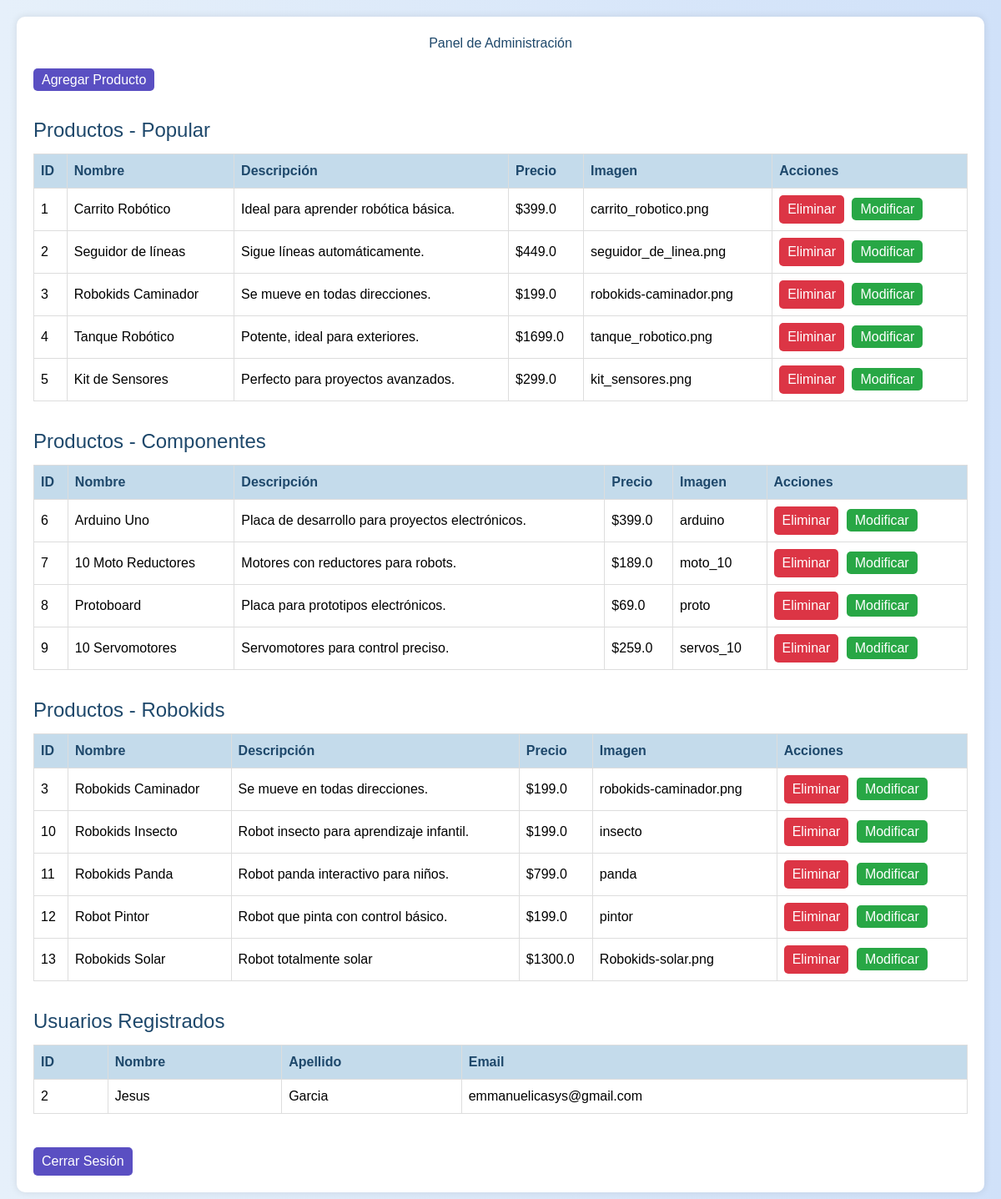
Page /admin_panel (signed in) on the earlier database version.
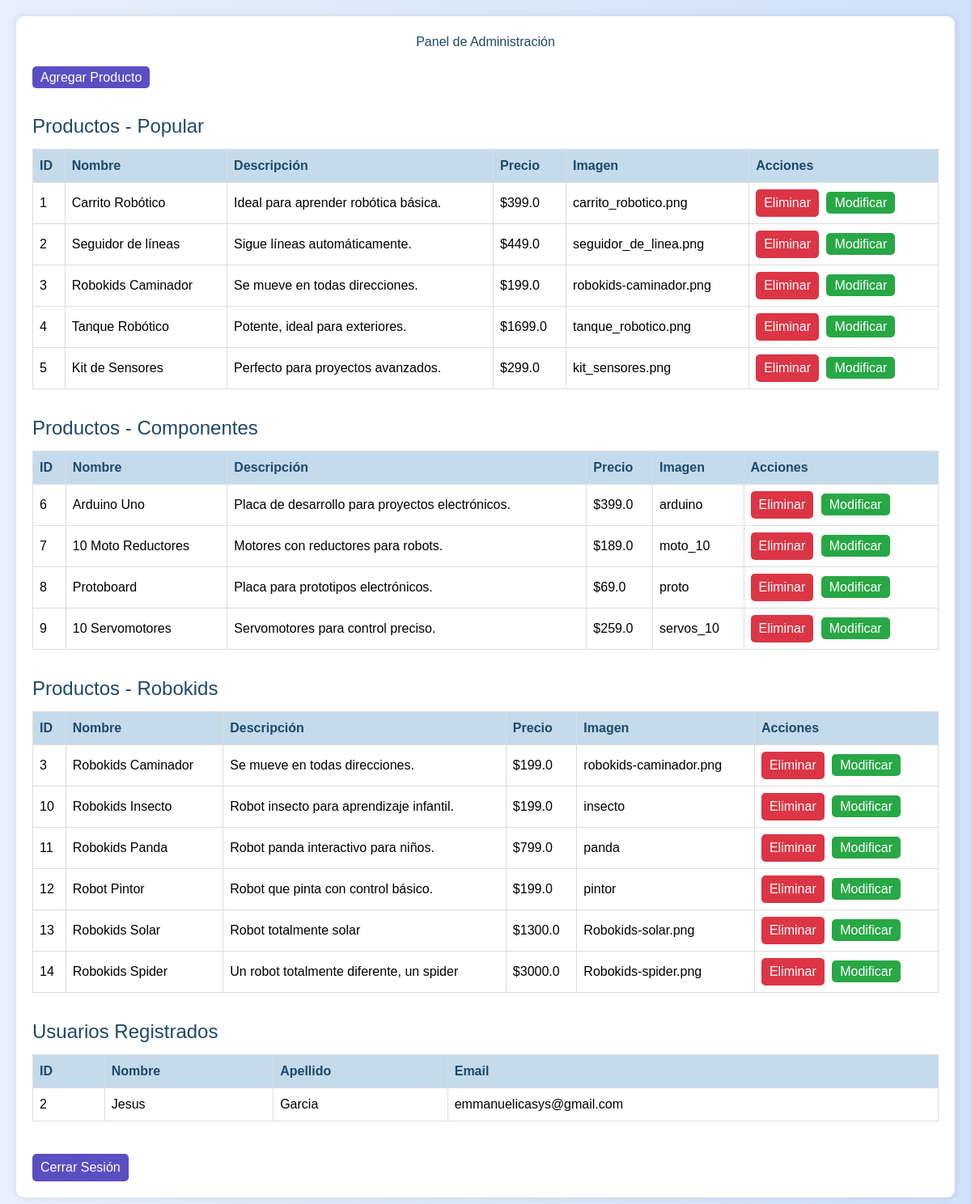
Same page on the later database version.
### tables this page shows
CREATE TABLE productos (
                id INTEGER PRIMARY KEY AUTOINCREMENT,
                nombre TEXT NOT NULL,
                descripcion TEXT,
                precio REAL NOT NULL,
                imagen TEXT,
                categoria TEXT DEFAULT 'Sin categoría'
            );

CREATE TABLE usuarios (
                id INTEGER PRIMARY KEY AUTOINCREMENT,
                nombre TEXT NOT NULL,
                apellido TEXT,
                email TEXT NOT NULL UNIQUE,
                contraseña TEXT NOT NULL,
                google_id TEXT,
                facebook_id TEXT,
                twitter_id TEXT
            );

### app.py (the view)
@app.route('/admin_panel')
def admin_panel():
    if 'is_admin' not in session or not session['is_admin']:
        return redirect(url_for('login'))
    try:
        conn = get_db_connection()
        cursor = conn.cursor()
        cursor.execute("SELECT * FROM productos WHERE categoria LIKE '%Popular%'")
        productos_popular = cursor.fetchall()
        print("Productos Popular:", [(p['nombre'], p['categoria']) for p in productos_popular])
        cursor.execute("SELECT * FROM productos WHERE categoria LIKE '%Componentes%'")
        productos_componentes = cursor.fetchall()
        print("Productos Componentes:", [(p['nombre'], p['categoria']) for p in productos_componentes])
        cursor.execute("SELECT * FROM productos WHERE categoria LIKE '%Robokids%'")
        productos_robokids = cursor.fetchall()
        print("Productos Robokids:", [(p['nombre'], p['categoria']) for p in productos_robokids])
        cursor.execute('SELECT u.id, u.nombre, u.apellido, u.email FROM usuarios u LEFT JOIN admin a ON u.id = a.usuario_id WHERE a.id IS NULL')
        usuarios = cursor.fetchall()
        print("Usuarios:", [(u['nombre'], u['email']) for u in usuarios])
        conn.close()
        return render_template('admin_panel.html',
                             productos_popular=productos_popular,
                             productos_componentes=productos_componentes,
                             productos_robokids=productos_robokids,
                             usuarios=usuarios)
    except sqlite3.Error as e:
        flash(f'Error al cargar el panel de administración: {str(e)}', 'danger')
        return render_template('admin_panel.html', productos_popular=[], productos_componentes=[], productos_robokids=[], usuarios=[])

### app.py (called while the page is built)
def get_db_connection():
    conn = sqlite3.connect('tienda.db')
    conn.row_factory = sqlite3.Row
    return conn

### templates/admin_panel.html (shortened to what the changed rows need)
<!DOCTYPE html>
<html lang="es">
<head>
    <script src="https://cdn.tailwindcss.com"></script>
    <link href="https://fonts.cdnfonts.com/css/agrandir" rel="stylesheet">
</head>
<body>
    <div class="admin-container">
        <h2>Panel de Administración</h2>
        <table>
            <tr>
                <th>ID</th>
                <th>Nombre</th>
                <th>Descripción</th>
                <th>Precio</th>
                <th>Imagen</th>
                <th>Acciones</th>
            </tr>
            {% for producto in productos_popular %}
            <tr>
                <td>{{ producto['id'] }}</td>
                <td>{{ producto['nombre'] }}</td>
                <td>{{ producto['descripcion'] }}</td>
                <td>${{ producto['precio'] }}</td>
                <td>{{ producto['imagen'] }}</td>
                <td>
                    <form action="{{ url_for('admin_eliminar_producto', producto_id=producto['id']) }}" method="POST" style="display:inline;">
                        <button type="submit" class="btn btn-eliminar">Eliminar</button>
                    </form>
                    <a href="{{ url_for('admin_modificar_producto', producto_id=producto['id']) }}" class="btn btn-modificar">Modificar</a>
                </td>
            </tr>
            {% else %}
            <tr>
                <td colspan="6">No hay productos en esta sección.</td>
            </tr>
            {% endfor %}
        </table>
        <table>
            <tr>
                <th>ID</th>
                <th>Nombre</th>
                <th>Descripción</th>
                <th>Precio</th>
                <th>Imagen</th>
                <th>Acciones</th>
            </tr>
            {% for producto in productos_componentes %}
            <tr>
                <td>{{ producto['id'] }}</td>
                <td>{{ producto['nombre'] }}</td>
                <td>{{ producto['descripcion'] }}</td>
                <td>${{ producto['precio'] }}</td>
                <td>{{ producto['imagen'] }}</td>
                <td>
                    <form action="{{ url_for('admin_eliminar_producto', producto_id=producto['id']) }}" method="POST" style="display:inline;">
                        <button type="submit" class="btn btn-eliminar">Eliminar</button>
                    </form>
                    <a href="{{ url_for('admin_modificar_producto', producto_id=producto['id']) }}" class="btn btn-modificar">Modificar</a>
                </td>
            </tr>
            {% else %}
            <tr>
                <td colspan="6">No hay productos en esta sección.</td>
            </tr>
            {% endfor %}
        </table>
        <table>
            <tr>
                <th>ID</th>
                <th>Nombre</th>
                <th>Descripción</th>
                <th>Precio</th>
                <th>Imagen</th>
                <th>Acciones</th>
            </tr>
            {% for producto in productos_robokids %}
            <tr>
                <td>{{ producto['id'] }}</td>
                <td>{{ producto['nombre'] }}</td>
                <td>{{ producto['descripcion'] }}</td>
                <td>${{ producto['precio'] }}</td>
                <td>{{ producto['imagen'] }}</td>
                <td>
                    <form action="{{ url_for('admin_eliminar_producto', producto_id=producto['id']) }}" method="POST" style="display:inline;">
                        <button type="submit" class="btn btn-eliminar">Eliminar</button>
                    </form>
                    <a href="{{ url_for('admin_modificar_producto', producto_id=producto['id']) }}" class="btn btn-modificar">Modificar</a>
                </td>
            </tr>
            {% else %}
            <tr>
                <td colspan="6">No hay productos en esta sección.</td>
            </tr>
            {% endfor %}
        </table>
        <table>
            <tr>
                <th>ID</th>
                <th>Nombre</th>
                <th>Apellido</th>
                <th>Email</th>
            </tr>
            {% for usuario in usuarios %}
            <tr>
                <td>{{ usuario['id'] }}</td>
                <td>{{ usuario['nombre'] }}</td>
                <td>{{ usuario['apellido'] or 'N/A' }}</td>
                <td>{{ usuario['email'] }}</td>
            </tr>
            {% else %}
            <tr>
                <td colspan="4">No hay usuarios registrados.</td>
            </tr>
            {% endfor %}
        </table>
    </div>
</body>
</html>

Differences in the rows shown:
added productos: id "14", nombre "Robokids Spider", descripcion "Un robot totalmente diferente, un spider", precio "3000.0", imagen "Robokids-spider.png", shown under "Productos - Robokids"
